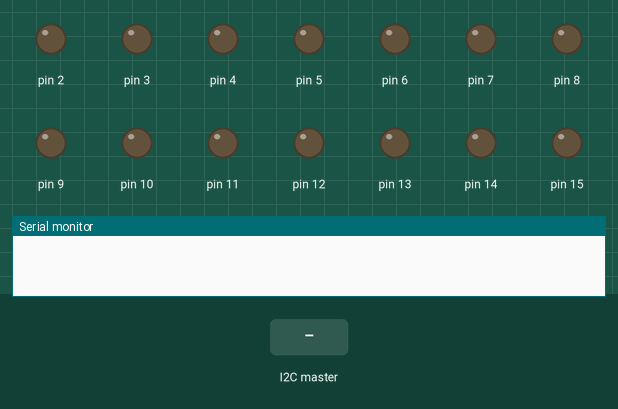
A sketch run on a simulated Arduino Mega 2560, built with avr-gcc and run on an emulated ATmega2560. Parts: output pins drawn as LEDs (lit = HIGH), the last lines printed to the serial monitor. The test bench sets the inputs (shaded band).

Above: at 3.2 s.
3.3 s: the I2C master sends the byte 1
At 4.2 s:
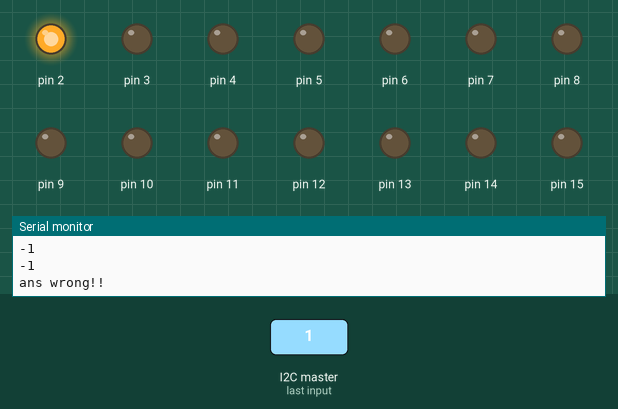
4.8 s: the I2C master sends the byte 2
At 5.3 s:
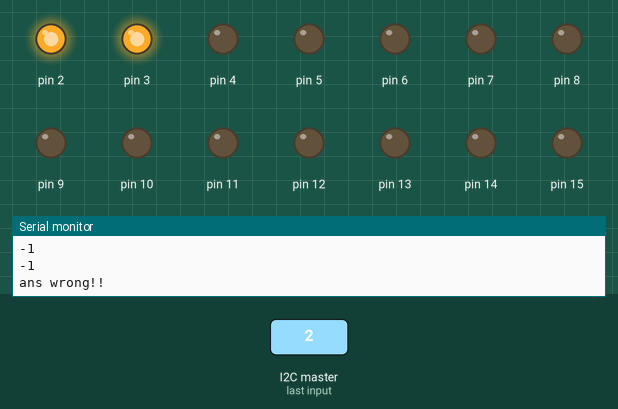
Timing chart, 0 to 7.8 s (numbered marks = the images above; inputs shaded):
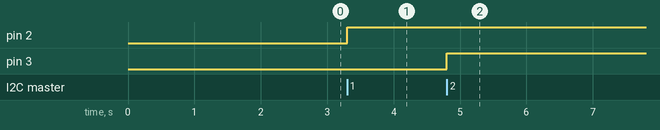

The sketch:

fpj_mega.ino
```cpp
#include <Wire.h>
int ans[5] = {0};
void setup()
{
  //led
  for(int i = 2; i <= 22; i++){
    pinMode(i, OUTPUT);
  }
  for(int i = 30; i <= 53; i++){
    pinMode(i, OUTPUT);
  }

  //wire
  Wire.begin(4);                // join i2c bus with address #4
  delay(2000);
  Serial.println("Initial");
  Wire.onReceive(receiveEvent); // register event
  Serial.begin(9600);           // start serial for output

}

void loop(){
}

// function that executes whenever data is received from master
// this function is registered as an event, see setup()
void receiveEvent(int howMany){
    Serial.println("Begin");
    for(int i = 0; i < 5; i++){
      ans[i] = Wire.read();
      Serial.println(ans[i]);
    }

    for(int j = 0; j < 2; j++){
      if(ans[j] <= 0 || ans[j] >= 9){
          Serial.println("ans wrong!!");
          return;
      }
      for(int i = 0; i < ans[j]; i++){
        if((2+8*j+i) == 13){
          Serial.println("haha");
          digitalWrite(22, HIGH);
        }
        else{
          digitalWrite(2+8*j+i, HIGH);
        }
      }
      for(int i = ans[j]; i < 9; i++){
         if((2+8*j+i) == 13){
             digitalWrite(22, LOW);
         }
         else{
           digitalWrite(2+8*j+i, LOW);
         }
      }
      delay(10000);
    }

   for(int j = 2; j < 5; j++){
     if(ans[j] <= 0 || ans[j] >= 9){
          Serial.println("ans wrong!!");
          return;
      }
      for(int i = 0; i < ans[j]; i++){
         digitalWrite(30+8*(j-2)+i, HIGH);
      }
      for(int i = ans[j]; i < 9; i++){
          digitalWrite(30+8*(j-2)+i, LOW);
      }
      delay(10000);
   }

}
```

Measured:
- after the input at 3.3 s, pin 2: LOW → HIGH at once
- after the input at 4.8 s, pin 3: LOW → HIGH at once
